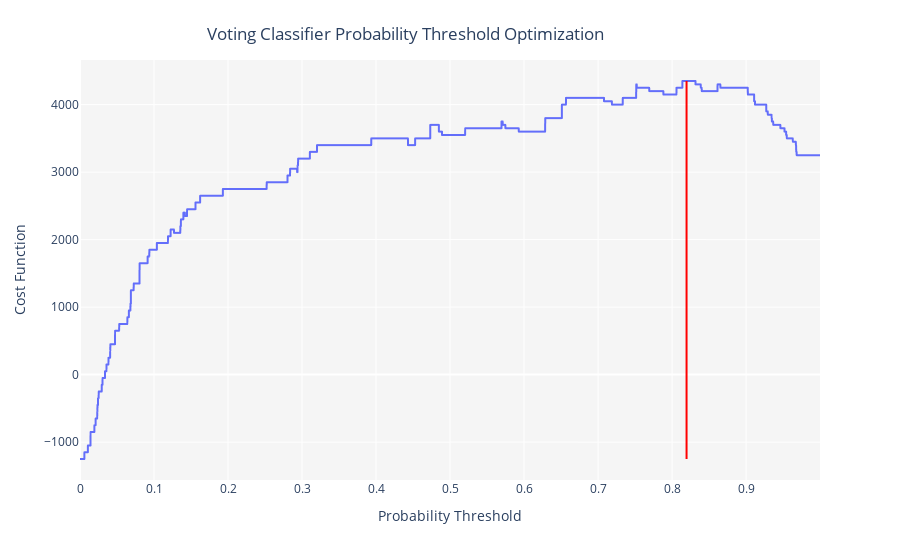

The code cell stored with this chart in its notebook:
### Code cell
optimized_threshold = optimize_threshold(blender_specific, true_negative=50, false_negative=0, false_positive=-50, true_positive=50)

### Figure 1 — Plotly figure (JSON) as saved in the notebook; plotly's stock layout.template omitted (floating-point values rounded to 4 significant figures; data arrays with more than 128 entries replaced by an {"elided": "..."} marker saying what was removed)
{"data": [{"hovertemplate": "Probability Threshold=%{x}<br>Cost Function=%{y}<extra></extra>", "legendgroup": "", "line": {"color": "#636efa", "dash": "solid", "shape": "linear"}, "mode": "lines", "name": "", "showlegend": false, "type": "scattergl", "x": {"elided": "10000 float values"}, "xaxis": "x", "y": {"elided": "10000 int values"}, "yaxis": "y"}], "layout": {"legend": {"tracegroupgap": 0}, "margin": {"t": 60}, "plot_bgcolor": "rgb(245,245,245)", "shapes": [{"line": {"color": "red", "width": 2}, "type": "line", "x0": 0.8196, "x1": 0.8196, "y0": -1250, "y1": 4350}], "title": {"text": "Voting Classifier Probability Threshold Optimization", "x": 0.45, "xanchor": "center", "y": 0.95, "yanchor": "top"}, "xaxis": {"anchor": "y", "domain": [0, 1], "title": {"text": "Probability Threshold"}}, "yaxis": {"anchor": "x", "domain": [0, 1], "title": {"text": "Cost Function"}}}}
